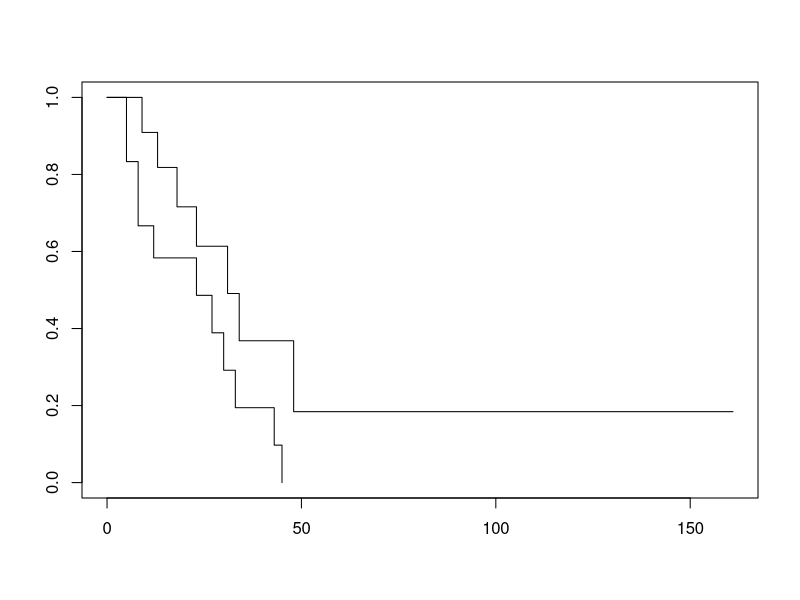
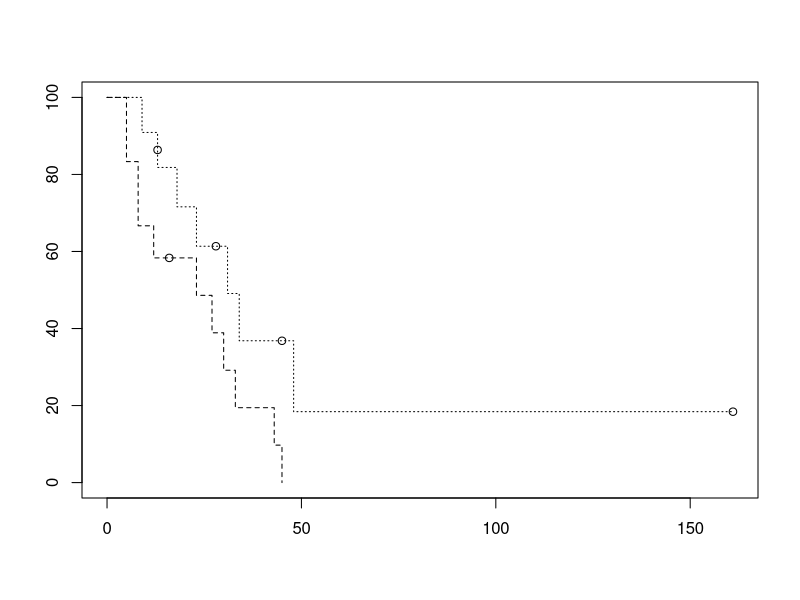
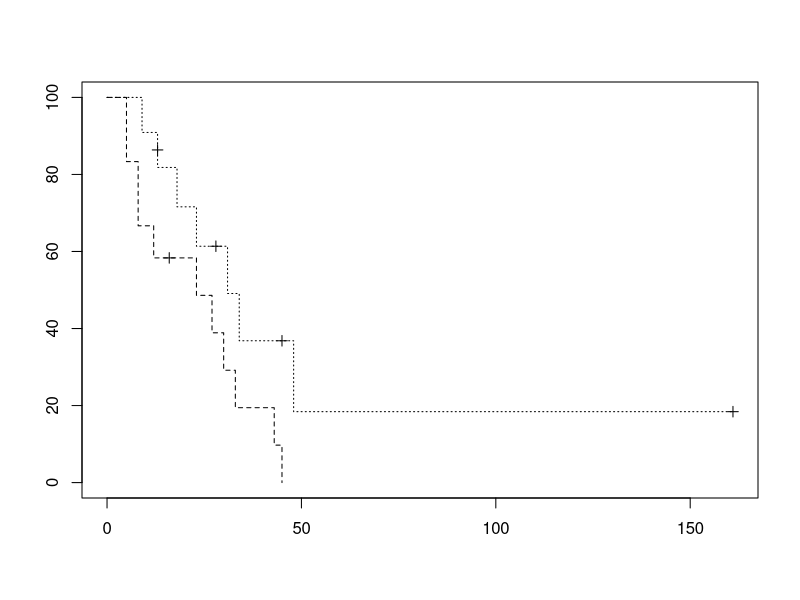
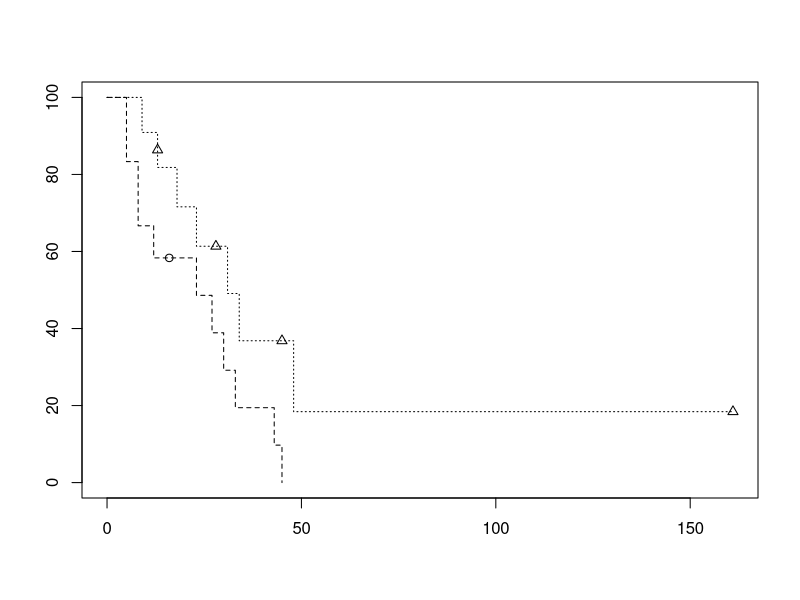
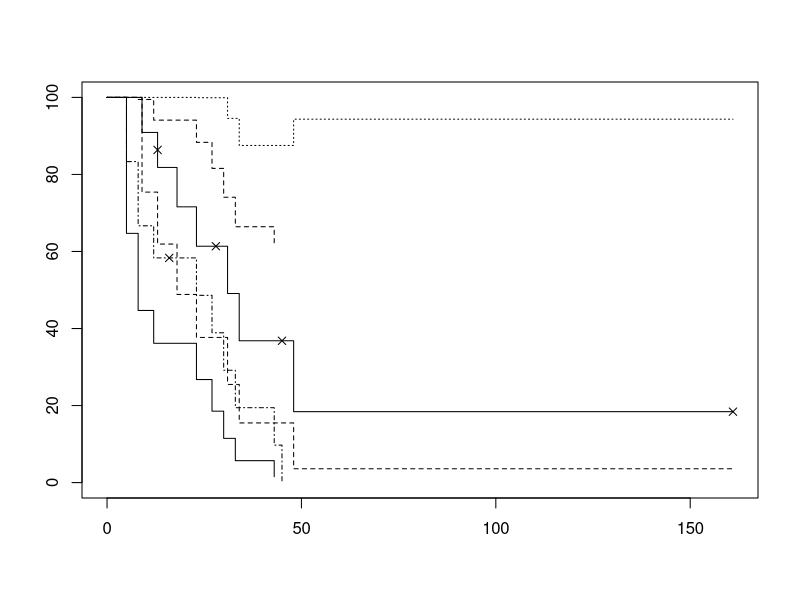
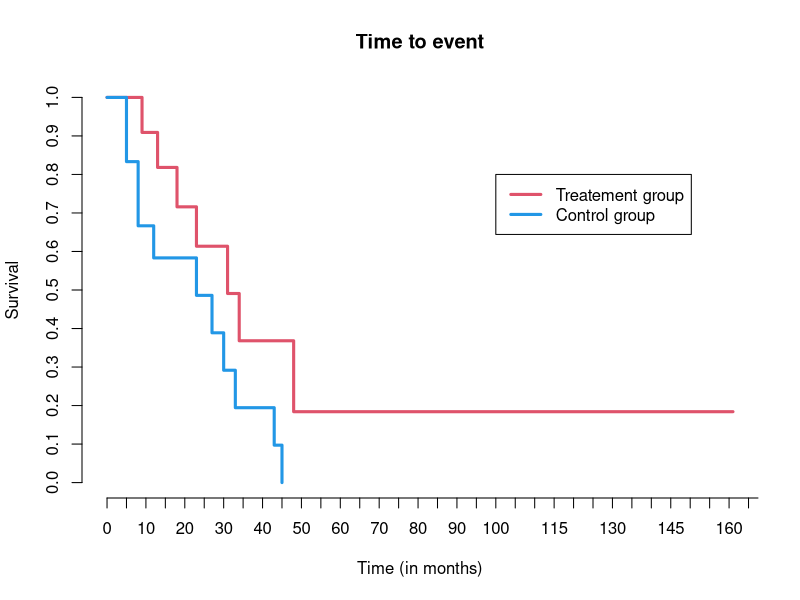
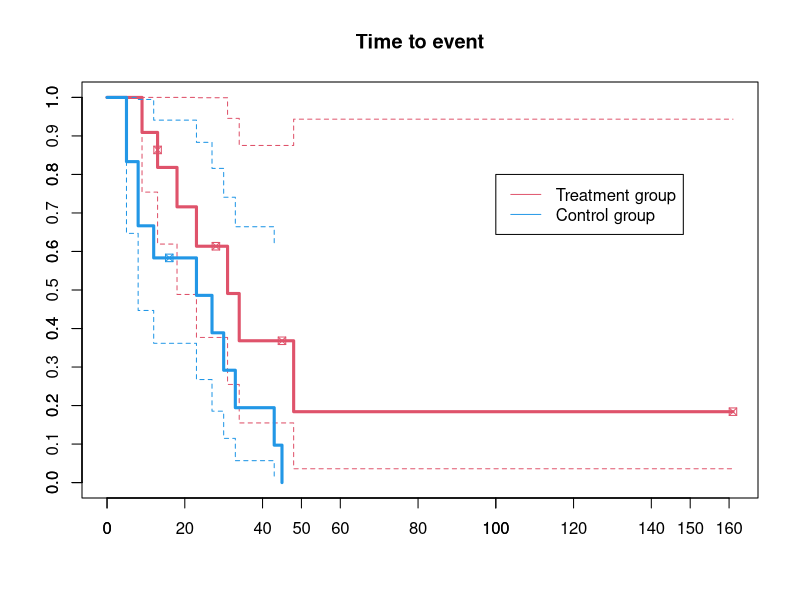

Generate these figures, in order, with R:

library(survival)
############################################################
############## Dos Poblaciones #############################
############################################################

t1<-c(9, 13, 13, 18, 23, 28, 31, 34, 45, 48, 161)
d1<-c(1,1,0,1,1,0,1,1,0,1,0)
t2<-c(5, 5, 8, 8, 12, 16, 23, 27, 30, 33, 43, 45)
d2<-c(1, 1, 1, 1, 1, 0, 1, 1, 1, 1, 1, 1)

t<-c(t1,t2);d<-c(d1,d2);
grupo<-c( rep(1,length(d1)),rep(2,length(d2)) )
cbind(t,d,grupo)

#KAPLAN-MEIER
y1<-Surv(t1,d1);y2<-Surv(t2,d2);y<-Surv(t,d)
sur<-(survfit(y ~ grupo))


#######Gráficas
plot(sur)
plot(sur,mark.time=T,mark=1,lty=3:1,yscale=100)

plot(sur,mark.time=T,lty=3:1,yscale=100)
plot(sur,mark.time=T,mark=2:1,lty=3:1,yscale=100)
plot(sur,conf.int=T,mark.time=T,mark=4,lty=1:4,yscale=100)

plot(sur,axes=F,xlab="Time (in months)",ylab="Survival",col=c(2,4),lwd=3:3)
axis(1,at=seq(0,170,5))
axis(2,at=seq(0,1,0.1))
title("Time to event")
legend(100,0.8,c("Treatement group","Control group"),lty=1:1,col=c(2,4),lwd=3:3)

plot(sur,conf.int=T,mark=7,col=c(2,4),lwd=c(3,1,1,3,1,1) )
axis(1,at=seq(0,170,20))
axis(2,at=seq(0,1,0.1))
title("Time to event")
legend(100,0.8,c("Treatment group","Control group"),col=c(2,4),lty=1:1)

####### Pruebas de hipótesis (fleming-harrington) #######
## Directamente con instrucciones R ##
# w(Z)=S(t)^rho; esto es q=0, y p=rho el escalar que controla el tipo de prueba
# Prueba de peto-peto
survdiff(y~grupo, rho=1)
# Prueba de log-rang
survdiff(y~grupo, rho=0)

#llamar objetos de la prueba
names(survdiff(y~grupo,rho=1))
survdiff(y~grupo, rho=0)$chisq
survdiff(y~grupo,rho=0)$var #matriz de varianzas y covarianzas de la estad stica de prueba


#### Verificación prueba log-rank ####
ti0=summary(survfit(y~1))$time
Di0=summary(survfit(y~1))$n.event
ni0=summary(survfit(y~1))$n.risk
ni1=c(11 ,11,  11, 10, 10, 8,  7, 6,  5,  5,  4,  4,  3,  3,  2)
data.frame(t=ti0, n=ni0, D=Di0, n1=ni1, n2=ni0-ni1, Ei=ni1/ni0*Di0)
sum(ni1/ni0*Di0)
summary(survfit(y1~1))
sum(summary(survfit(y1~1))$n.event)

LogR=survdiff(y~grupo, rho=0);LogR
Obs=LogR$obs;Esp=LogR$exp;VarLogR=LogR$var

# Estadísticas Zj
Z1=Obs[1] - Esp[1]; Z1
Z2=Obs[2] - Esp[2]; Z2

# Estadística de prueba
ZW=(Obs[1]-Esp[1])^2 / VarLogR[1,1];ZW
ZW=(Obs[2]-Esp[2])^2 / VarLogR[2,2];ZW
1-pchisq(ZW,1)


## Creando una función para la prueba de F-H ##
#Cálculo de vectores para ingresar a la función
sur=summary(survfit(y ~ 1));
S=sur$surv;tI=sur$time;R=sur$n.risk;D=sur$n.event
sur1=summary(survfit(y1 ~ 1));t1I=sur1$time;d1I=sur1$n.event
#sur2=summary(survfit(y2 ~ 1));t2I=sur2$time;d2I=sur2$n.event

fleming = function(S,tI,R,D,Y1I,t1I,d1I,p,q){
  n=length(tI)
  R1=NULL;d1=rep(0,n) ; #R1=rep(NA,n)
  #Cálculo de R1i y d1i para cada ti de la muestra combinada
  for(i in 1:n){
    R1[i]=sum(Y1I>=tI[i])
    for(j in 1:length(t1I)){if(tI[i]==t1I[j]) d1[i]=d1I[j]}
  }
  pesos=c(1,S[1:n-1])^p * (1- c(1,S[1:n-1]))^q
  diffnum = d1 - R1 * D/R
  num=pesos%*%diffnum
  diffden=R1/R*(1-R1/R)*D*(R-D)/ifelse((R-1)>0,R-1,1)
  den=sqrt(pesos^2%*%diffden)
  Z=num/den
  pval=1-pchisq(Z^2,1)
  datos=cbind(tI,R,D,R1,d1)
  cat("\n","Matriz de información","\n")
  print(datos)
  pval= 1-pchisq(Z^2,1)
  cat("\n","Estadística de prueba chi2=",Z^2)
  cat("\n","valor crítico de la prueba=",pval,"\n","\n")
}
ni1


# cálculo de la función
# prueba de Peto:
fleming(S,tI,R,D,t1,t1I,d1I,1,0)
survdiff(y~grupo, rho=1)
#prueba de log-rang
fleming(S,tI,R,D,t1,t1I,d1I,0,0)
survdiff(y~grupo, rho=0)

#otros valores de p y q
fleming(S,tI,R,D,t1,t1I,d1I,0,1) # 0.1048542
fleming(S,tI,R,D,t1,t1I,d1I,1,1)

fleming(S,tI,R,D,t1,t1I,d1I,0,6)
